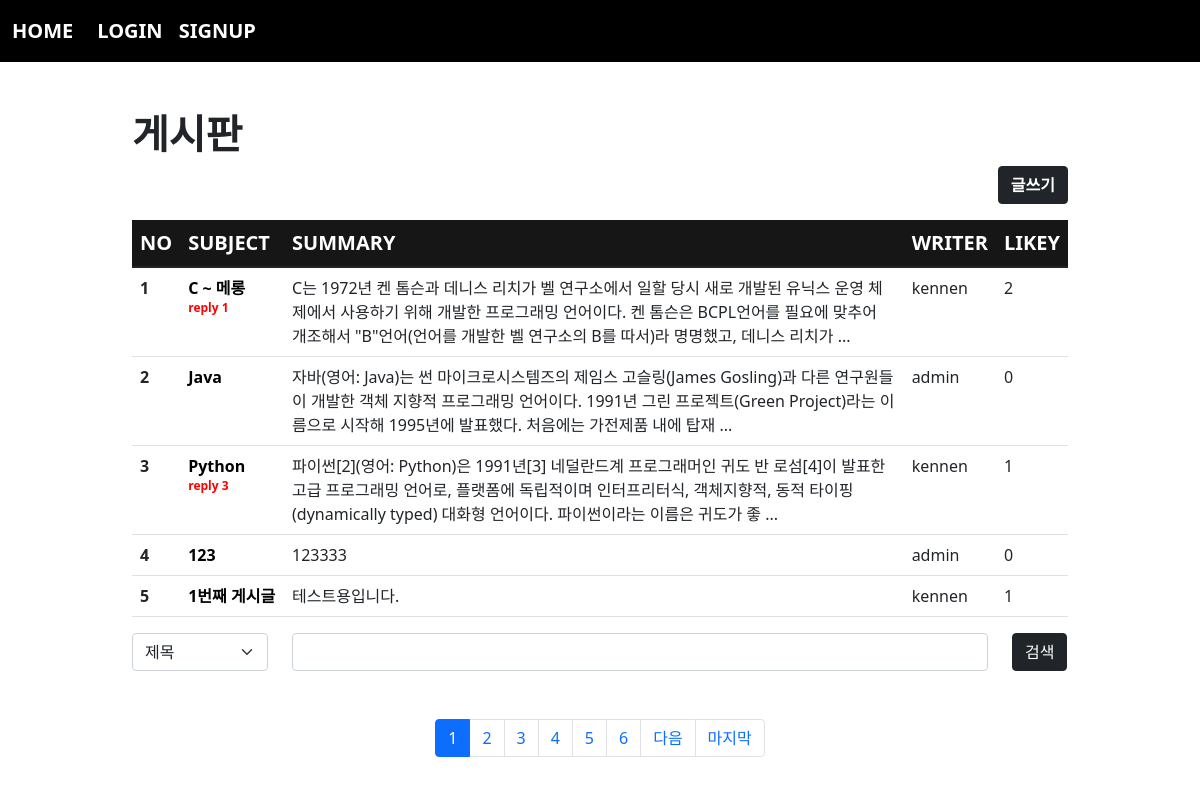
The app's page /board/index/ with its own data.
### board/models.py (models this page shows, shortened)
class Board(models.Model):
    subject = models.CharField(max_length=200)
    writer = models.ForeignKey(User, on_delete=models.CASCADE, related_name="writer")
    content = models.TextField()
    likey = models.ManyToManyField(User, blank=True, related_name="likey")
    pubdate = models.DateTimeField()
    def summary(self):
        if len(self.content) > 150:
            return f"{self.content[:150]}    ..."
        return self.content

### acc/models.py (models this page shows, shortened)
class User(AbstractUser):
    comment = models.TextField()
    age = models.IntegerField(default=0)
    point = models.IntegerField(default=0)
    pic = models.ImageField(upload_to="acc/%y/%m")

### board/views.py (the view)
# urls.py: path('index/', views.index, name="index"),
def index(request):
    kw = request.GET.get("kw", "")
    cate = request.GET.get("cate", "")
    pg = request.GET.get("page", 1)
    if kw:
        if cate == "sub":
            b = Board.objects.filter(subject__startswith=kw)
        elif cate == "wri":
            from acc.models import User
            try:
                u = User.objects.get(username=kw)
                b = Board.objects.filter(writer=u)
            except:
                b = Board.objects.none()
        elif cate=="con":
            b = Board.objects.filter(content__contains=kw)
    else:
        b = Board.objects.all()
    pag = Paginator(b,5)
    obj = pag.get_page(pg)
    context = {
        "blist" : obj,
        "cate":cate,
        "kw":kw
    }
    return render(request, "board/index.html", context)

### template/board/index.html (shortened to what this page needs)
{% extends 'base.html' %}
{% block con %}
    <div class="container mt-5 mb-5" style="width: 80%;">
        <h1><b>게시판</b></h1>
        <div class="text-end">
            <a href="{% url 'board:create' %}" class="btn btn-dark" style="font-weight: bold;">글쓰기</a>
        </div>
        <table class="table table-hover mt-3">
            <thead style="background-color: rgba(0, 0, 0, 0.913); color:white; font-weight: bold; font-size: 20px;">
                <tr>
                    <th scope="col">NO</th>
                    <th scope="col">SUBJECT</th>
                    <th scope="col">SUMMARY</th>
                    <th scope="col">WRITER</th>
                    <th scope="col">LIKEY</th>
                </tr>
            </thead>
            <tbody>
                {% if blist %}
                    {% for i in blist %}
                        <tr>
                            <th scope="row">{{ blist.start_index|add:forloop.counter0 }}</th>
                            <td><a class="det" href="{% url 'board:detail' i.id %}">{{ i.subject }}</a>
                                {% if i.reply_set.count %}
                                    <sup style="color:red; font-weight:bold">reply {{i.reply_set.count}}</sup>
                                {%endif%}
                            </td>
                            <td>{{ i.summary }}</td>
                            <td>{{ i.writer }}</td>
                            <td>{{ i.likey.count }}</td>
                        </tr>
                    {% endfor %}
                {% endif %}
            </tbody>
        </table>
        <form>
            <div class="row">
                <div class="col-lg-2">
                    <select class="form-select" aria-label="Default select example" name="cate">
                        <option value="sub" {% if cate == 'sub' %} selected {% endif %}>제목</option>
                    </select>
                </div>
                <div class="col-lg-9">
                    <input type="text" class="form-control" name="kw" value="{{kw}}">
                </div>
                <div class="col-lg-1">
                    <button class="btn btn-dark">검색</button>
                </div>
            </div>
        </form>
        <nav aria-label="Page navigation example" class="mt-5">
            <ul class="pagination justify-content-center">
                {% for i in blist.paginator.page_range %}
                    {% if blist.number|add:5 >= i and blist.number|add:-5 <= i %}
                        <li class="page-item {% if blist.number == i %}active{% endif %}"><a class="page-link" href="{% url 'board:index' %}?page={{i}}&cate={{cate}}&kw={{kw}}">{{i}}</a></li>
                    {% endif %}
                {% endfor %}
                {% if blist.has_next %}
                    <li class="page-item">
                        <a class="page-link" href="{% url 'board:index' %}?page={{blist.next_page_number}}&cate={{cate}}&kw={{kw}}">다음</a>
                    </li>
                    <li class="page-item">
                        <a class="page-link" href="{% url 'board:index' %}?page={{blist.paginator.num_pages}}&cate={{cate}}&kw={{kw}}">마지막</a>
                    </li>
                {% endif %}
            </ul>
        </nav>
    </div>
{% endblock %}

### template/base.html (shortened to what this page needs)
<!doctype html>
<html lang="en">
    <head>
        <link href="https://cdn.jsdelivr.net/npm/bootstrap@5.1.3/dist/css/bootstrap.min.css" rel="stylesheet">
    </head>
    <body>
        {% if user.is_authenticated %}
            <nav class="navbar navbar-expand-lg navbar-dark" style="background-color: rgb(0, 0, 0); font-size: 20px; font-weight: bold;">
                <div class="container-fluid">
                    <a class="navbar-brand" href="{% url 'acc:index' %}">HOME</a>
                    <button class="navbar-toggler" type="button" data-bs-toggle="collapse" data-bs-target="#navbarSupportedContent" aria-controls="navbarSupportedContent" aria-expanded="false" aria-label="Toggle navigation">
                        <span class="navbar-toggler-icon"></span>
                    </button>
                    <div class="collapse navbar-collapse" id="navbarSupportedContent">
                        <ul class="navbar-nav me-auto mb-2 mb-lg-0">
                            <li class="nav-item">
                                <a class="nav-link active" aria-current="page" href="{% url 'board:index' %}">BOARD</a>
                            </li>
                            <li class="nav-item">
                                <a class="nav-link active" aria-current="page" href="{% url 'trans:index' %}">TRANS</a>
                            </li>
                            <li class="nav-item">
                                <a class="nav-link active" aria-current="page" href="{% url 'book:index' %}">BOOK</a>
                            </li>
                            <li class="nav-item dropdown">
                                <a class="nav-link dropdown-toggle" href="#" id="navbarDropdown" role="button" data-bs-toggle="dropdown" aria-expanded="false">
                                    {{ user.username }}
                                </a>
                                <ul class="dropdown-menu" aria-labelledby="navbarDropdown">
                                    <li><a class="dropdown-item" href="{% url 'acc:profile' %}">프로필보기</a></li>
                                    <li><hr class="dropdown-divider"></li>
                                    <li><a class="dropdown-item" href="{% url 'acc:logout' %}">로그아웃</a></li>
                                </ul>
                            </li>
                        </ul>
                    </div>
                </div>
            </nav>
        {% else %}
            <nav class="navbar navbar-expand-lg navbar-dark" style="background-color: rgb(0, 0, 0); font-size: 20px; font-weight: bold;">
                <div class="container-fluid">
                    <a class="navbar-brand" href="{% url 'acc:index' %}">HOME</a>
                    <div class="collapse navbar-collapse" id="navbarSupportedContent">
                        <ul class="navbar-nav me-auto mb-2 mb-lg-0">
                            <li class="nav-item">
                                <a class="nav-link active" aria-current="page" href="{% url 'acc:login' %}">LOGIN</a>
                            </li>
                            <li class="nav-item">
                                <a class="nav-link active" aria-current="page" href="{% url 'acc:signup' %}">SIGNUP</a>
                            </li>
                        </ul>
                    </div>
                </div>
            </nav>
        {% endif %}
        {% block con %}
        {% endblock %}
    </body>
</html>

### template/board/index.html (style rules this page uses)
a.det { text-decoration: none; color:black; font-weight: bold; }

### records on screen
Board: start_index|add "1", subject "C ~ 메롱", reply_set.count "1", summary "C는 1972년 켄 톰슨과 데니스 리치가 벨 연구소에서 일할 당시 새로 개발된 유닉스 운영 체제에서 사용하기 위해 개발한 프로그래밍 언어이다. 켄 톰슨은 BCPL언어를 필요에 맞추어 개조해서 \"B\"언어(언어를 개발한 벨 연구소의 B를 따서)라 명명했고, 데니스 리치가 ...", writer "kennen", likey.count "2"
Board: start_index|add "2", subject "Java", summary "자바(영어: Java)는 썬 마이크로시스템즈의 제임스 고슬링(James Gosling)과 다른 연구원들이 개발한 객체 지향적 프로그래밍 언어이다. 1991년 그린 프로젝트(Green Project)라는 이름으로 시작해 1995년에 발표했다. 처음에는 가전제품 내에 탑재 ...", writer "admin", likey.count "0"
Board: start_index|add "3", subject "Python", reply_set.count "3", summary "파이썬[2](영어: Python)은 1991년[3] 네덜란드계 프로그래머인 귀도 반 로섬[4]이 발표한 고급 프로그래밍 언어로, 플랫폼에 독립적이며 인터프리터식, 객체지향적, 동적 타이핑(dynamically typed) 대화형 언어이다. 파이썬이라는 이름은 귀도가 좋 ...", writer "kennen", likey.count "1"
Board: start_index|add "4", subject "123", summary "123333", writer "admin", likey.count "0"
Board: start_index|add "5", subject "1번째 게시글", summary "테스트용입니다.", writer "kennen", likey.count "1"

### other values on screen
{{ i }} "1" "2" "3" "4" "5" "6"
